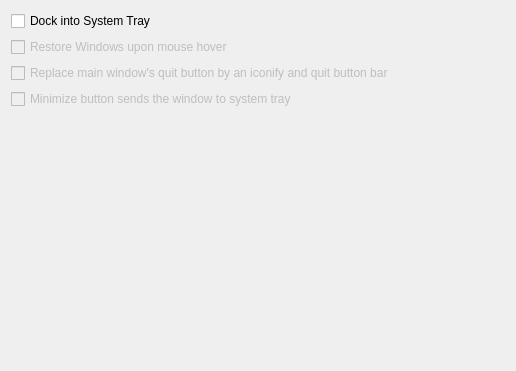
<?xml version="1.0" encoding="UTF-8"?>
<ui version="4.0">
 <class>SysTrayIconConfigWidget</class>
 <widget class="QWidget" name="SysTrayIconConfigWidget">
  <property name="geometry">
   <rect>
    <x>0</x>
    <y>0</y>
    <width>516</width>
    <height>371</height>
   </rect>
  </property>
  <property name="windowTitle">
   <string/>
  </property>
  <layout class="QGridLayout" name="gridLayout">
   <item row="0" column="0">
    <widget class="QCheckBox" name="chkSysTrayOn">
     <property name="text">
      <string>Dock into System Tray</string>
     </property>
    </widget>
   </item>
   <item row="4" column="0">
    <spacer name="verticalSpacer">
     <property name="orientation">
      <enum>Qt::Vertical</enum>
     </property>
     <property name="sizeHint" stdset="0">
      <size>
       <width>20</width>
       <height>40</height>
      </size>
     </property>
    </spacer>
   </item>
   <item row="1" column="0">
    <widget class="QCheckBox" name="chkRestoreOnHover">
     <property name="enabled">
      <bool>false</bool>
     </property>
     <property name="text">
      <string>Restore Windows upon mouse hover</string>
     </property>
    </widget>
   </item>
   <item row="2" column="0">
    <widget class="QCheckBox" name="chkReplaceQuitButton">
     <property name="enabled">
      <bool>false</bool>
     </property>
     <property name="text">
      <string>Replace main window's quit button by an iconify and quit button bar</string>
     </property>
    </widget>
   </item>
   <item row="3" column="0">
    <widget class="QCheckBox" name="chkMinToSysTray">
     <property name="enabled">
      <bool>false</bool>
     </property>
     <property name="text">
      <string>Minimize button sends the window to system tray</string>
     </property>
    </widget>
   </item>
  </layout>
 </widget>
 <resources/>
 <connections>
  <connection>
   <sender>chkSysTrayOn</sender>
   <signal>toggled(bool)</signal>
   <receiver>chkRestoreOnHover</receiver>
   <slot>setEnabled(bool)</slot>
   <hints>
    <hint type="sourcelabel">
     <x>172</x>
     <y>13</y>
    </hint>
    <hint type="destinationlabel">
     <x>196</x>
     <y>51</y>
    </hint>
   </hints>
  </connection>
  <connection>
   <sender>chkSysTrayOn</sender>
   <signal>toggled(bool)</signal>
   <receiver>chkReplaceQuitButton</receiver>
   <slot>setEnabled(bool)</slot>
   <hints>
    <hint type="sourcelabel">
     <x>125</x>
     <y>17</y>
    </hint>
    <hint type="destinationlabel">
     <x>148</x>
     <y>77</y>
    </hint>
   </hints>
  </connection>
  <connection>
   <sender>chkSysTrayOn</sender>
   <signal>toggled(bool)</signal>
   <receiver>chkMinToSysTray</receiver>
   <slot>setEnabled(bool)</slot>
   <hints>
    <hint type="sourcelabel">
     <x>228</x>
     <y>13</y>
    </hint>
    <hint type="destinationlabel">
     <x>234</x>
     <y>99</y>
    </hint>
   </hints>
  </connection>
 </connections>
</ui>
